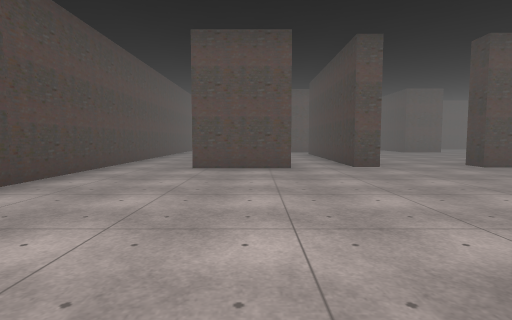
view 1 (above)

14 first-person views from a walk through a 3-D level made in the Unity game engine. The camera is 1.2 m above the floor, tilts 4° down and sees 80° across. The floor is counted in squares, 2 m on a side. Each view is taken from the middle of a square. On the plan, view 1 faces up. The plan holds only what a view shows up to about 9 squares ahead; the rest is blank. The place goes on beyond the plan. The player is left out. Door leaves are left out, so doorways stand open. Some surface patterns are stand-ins.

view 2
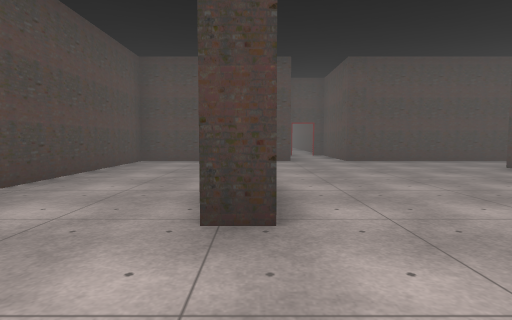

view 3
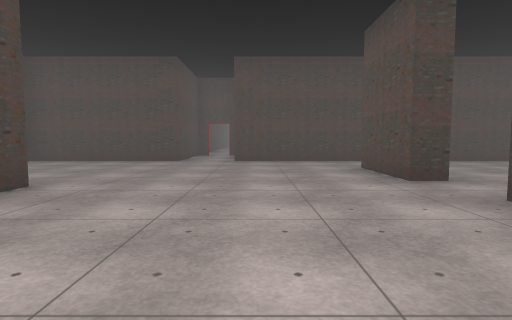

view 4
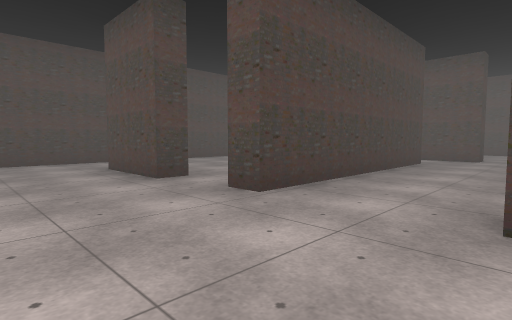

view 5
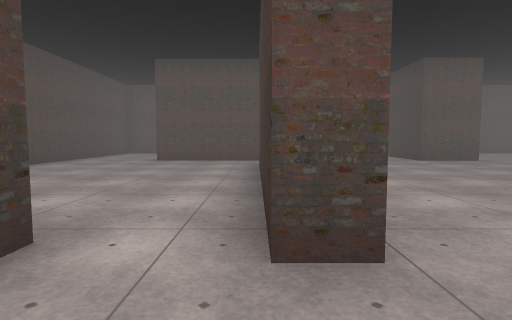

view 6
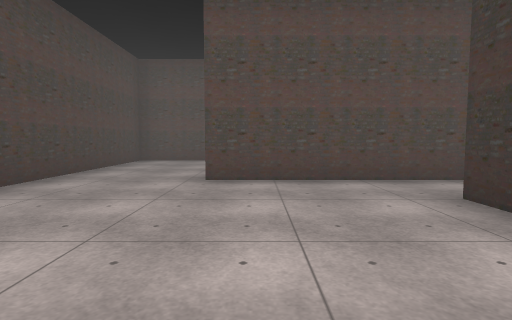

view 7
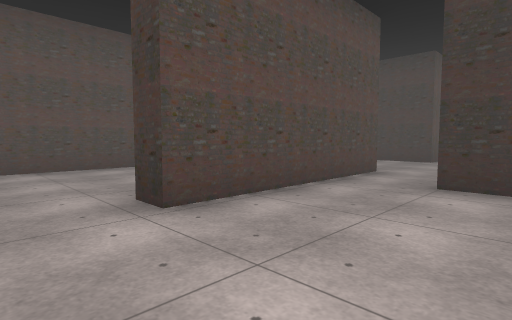

view 8
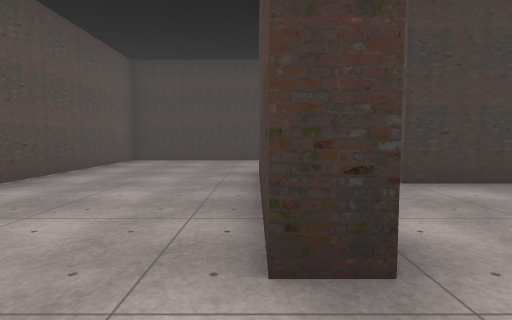

view 9
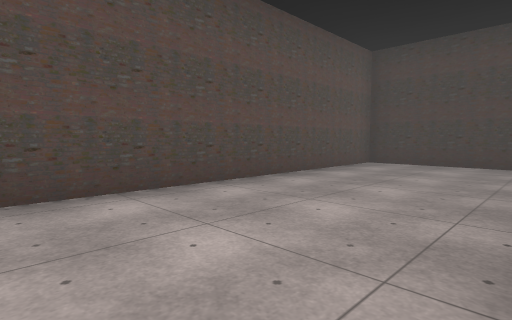

view 10
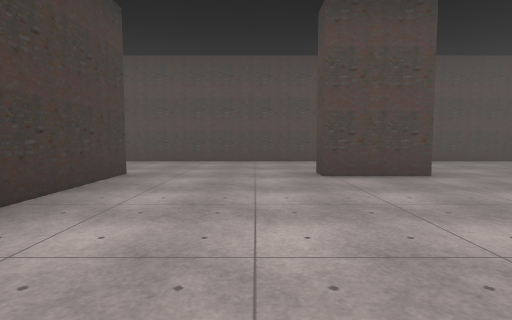

view 11
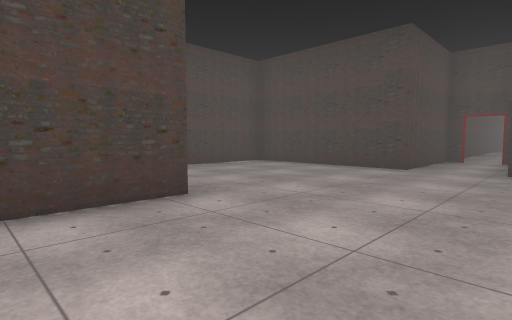

view 12
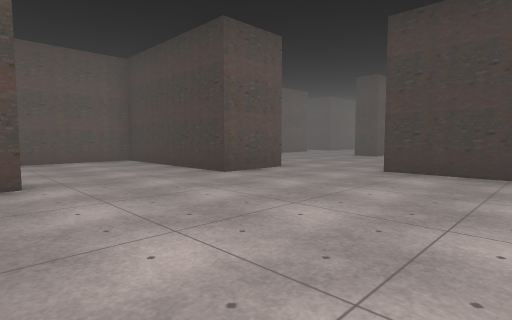

view 13
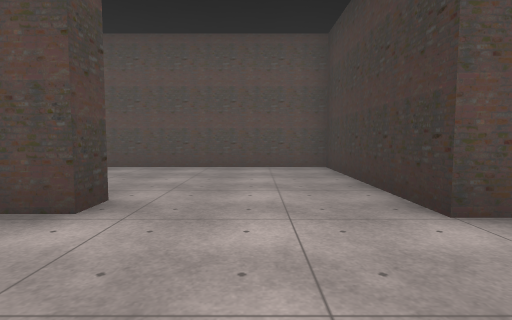

view 14
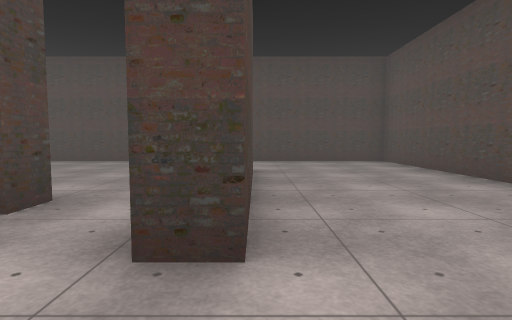

### Floor plan
Points are (right, up) in squares from view 1. A wall is a line through its corners. A room is listed if a view was taken in it or the views show most of it. See-through windows are left out.
Room 1 (views 1, 2, 3, 4, 5, 10, 11)
walls: (1.1, 1.1) (2.9, 1.1) (2.9, 0.5); (6.2, 0.8) (6.2, 3.4); (0.7, 6.2) (-1.4, 6.2); (2.6, 6.4) (2.1, 6.4); (5.4, 6.4) (4.8, 6.4); (-3.2, 5.4) (-3.2, 3.4) (-4, 3.4); (-6, 1.9) (-3.2, 1.9) (-3.2, -2.1) (7.5, -2.1)
ways out: opening at (-2, 6) to room 2; opening at (1, 6) to room 2; opening at (3.5, 7) to room 3
Room 2 (views 6, 7, 8, 9)
walls: (0.7, 6.8) (0.7, 6.2); (2.4, 13.4) (-0.7, 13.4) (-0.7, 13.9); (2.1, 6.4) (2.1, 12) (2.6, 12); (-3.2, 14.4) (-3.2, 5.4)
ways out: opening at (-2, 6) to room 1; opening at (1, 6) to room 1; opening at (-1.5, 14) to room 3; opening at (2, 13) to room 3
Room 3 (views 12, 13, 14)
walls: (2.6, 12) (2.6, 6.4); (8.1, 13.4) (6.5, 13.4) (6.5, 17.4) (-3.2, 17.4) (-3.2, 14.4); (-0.7, 13.9) (3.6, 13.9) (3.6, 13.4) (2.4, 13.4); (8.6, 9.4) (8.6, 11.4); (4.8, 6.4) (4.8, 7)
ways out: opening at (3.5, 7) to room 1; opening at (-1.5, 14) to room 2; opening at (2, 13) to room 2; opening at (9, 12.5)

Positions as (right, up) in squares from view 1, and headings:
1: (0, 0), facing up
2: (5, 1), facing left
3: (5, 4), facing left
4: (5, 4), facing up-left
5: (2, 5), facing up
6: (0, 9), facing up
7: (-2, 11), facing up-right
8: (-2, 14), facing right
9: (-1, 14), facing up-right
10: (4, 6), facing down
11: (3, 4), facing down-left
12: (3, 9), facing up-right
13: (5, 11), facing up
14: (5, 14), facing left
